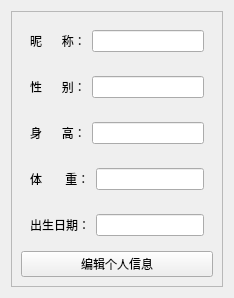
                     <widget class="QWidget" name="informationpage">
                      <layout class="QVBoxLayout" name="verticalLayout_21">
                       <item>
                        <widget class="QFrame" name="frame_2">
                         <property name="frameShape">
                          <enum>QFrame::Shape::StyledPanel</enum>
                         </property>
                         <property name="frameShadow">
                          <enum>QFrame::Shadow::Raised</enum>
                         </property>
                         <layout class="QVBoxLayout" name="verticalLayout_19">
                          <item>
                           <widget class="QWidget" name="widget_4" native="true">
                            <layout class="QHBoxLayout" name="horizontalLayout_11">
                             <item>
                              <widget class="QLabel" name="label_5">
                               <property name="text">
                                <string>昵      称：</string>
                               </property>
                              </widget>
                             </item>
                             <item>
                              <widget class="QLineEdit" name="nickname">
                               <property name="readOnly">
                                <bool>true</bool>
                               </property>
                              </widget>
                             </item>
                            </layout>
                           </widget>
                          </item>
                          <item>
                           <widget class="QWidget" name="widget_5" native="true">
                            <layout class="QHBoxLayout" name="horizontalLayout_12">
                             <item>
                              <widget class="QLabel" name="label_6">
                               <property name="text">
                                <string>性      别：</string>
                               </property>
                              </widget>
                             </item>
                             <item>
                              <widget class="QLineEdit" name="gender">
                               <property name="readOnly">
                                <bool>true</bool>
                               </property>
                              </widget>
                             </item>
                            </layout>
                           </widget>
                          </item>
                          <item>
                           <widget class="QWidget" name="widget_6" native="true">
                            <layout class="QHBoxLayout" name="horizontalLayout_13">
                             <item>
                              <widget class="QLabel" name="label_7">
                               <property name="text">
                                <string>身      高：</string>
                               </property>
                              </widget>
                             </item>
                             <item>
                              <widget class="QLineEdit" name="height">
                               <property name="readOnly">
                                <bool>true</bool>
                               </property>
                              </widget>
                             </item>
                            </layout>
                           </widget>
                          </item>
                          <item>
                           <widget class="QWidget" name="widget_7" native="true">
                            <layout class="QHBoxLayout" name="horizontalLayout_14">
                             <item>
                              <widget class="QLabel" name="label_8">
                               <property name="text">
                                <string>体       重：</string>
                               </property>
                              </widget>
                             </item>
                             <item>
                              <widget class="QLineEdit" name="weight">
                               <property name="readOnly">
                                <bool>true</bool>
                               </property>
                              </widget>
                             </item>
                            </layout>
                           </widget>
                          </item>
                          <item>
                           <widget class="QWidget" name="widget_8" native="true">
                            <layout class="QHBoxLayout" name="horizontalLayout_15">
                             <item>
                              <widget class="QLabel" name="label_9">
                               <property name="text">
                                <string>出生日期：</string>
                               </property>
                              </widget>
                             </item>
                             <item>
                              <widget class="QLineEdit" name="birthdate">
                               <property name="readOnly">
                                <bool>true</bool>
                               </property>
                              </widget>
                             </item>
                            </layout>
                           </widget>
                          </item>
                          <item>
                           <widget class="QPushButton" name="btn_edit_information">
                            <property name="text">
                             <string>编辑个人信息</string>
                            </property>
                           </widget>
                          </item>
                         </layout>
                        </widget>
                       </item>
                      </layout>
                     </widget>
